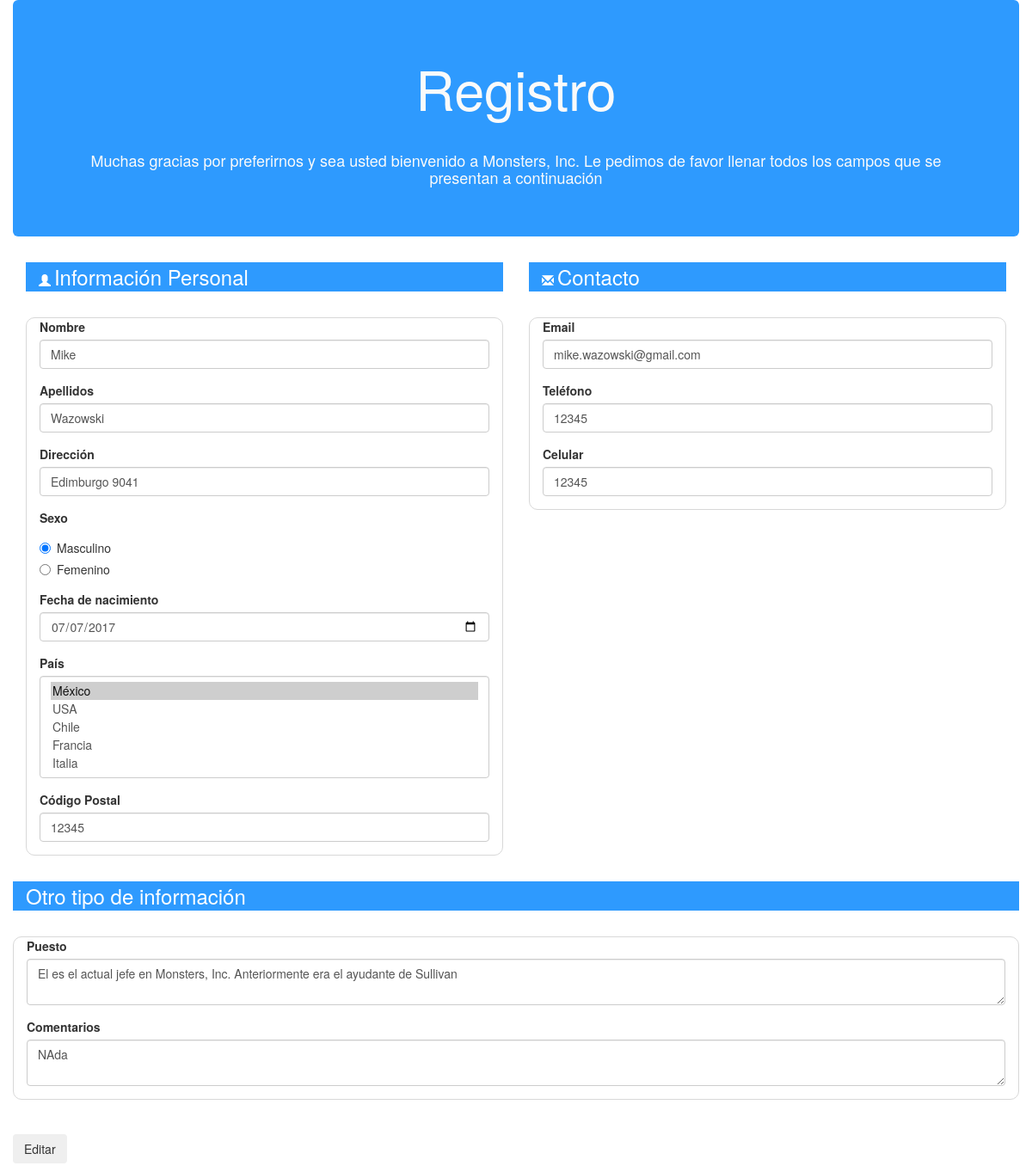
The app's page /SitioCodeIgniter/index.php/welcome/editar/?id=18 (signed in) with its own data.
### tables this page shows
CREATE TABLE `informacion` (
  `nombre` varchar(40) NOT NULL,
  `apellidos` varchar(40) DEFAULT NULL,
  `direccion` varchar(40) DEFAULT NULL,
  `sexo` varchar(40) DEFAULT NULL,
  `fdn` varchar(40) DEFAULT NULL,
  `pais` varchar(40) DEFAULT NULL,
  `cp` varchar(40) DEFAULT NULL,
  `email` varchar(40) DEFAULT NULL,
  `telefono` varchar(40) DEFAULT NULL,
  `celular` varchar(40) DEFAULT NULL,
  `puesto` varchar(200) DEFAULT NULL,
  `comentarios` varchar(200) DEFAULT NULL,
  `id` int(200) NOT NULL
);

### SitioCodeIgniter/application/controllers/Welcome.php (called while the page is built, shortened)
<?php
class Welcome extends CI_Controller {
    public function editar(){
        $id = $this->input->get("id");
        $this->load->model("PerfilModel");
        $perfil = $this->PerfilModel->cargarPerfil($id);
        $this->load->view('editar', $perfil);
    }
}

### SitioCodeIgniter/index.php (called while the page is built, shortened)
<?php
require_once BASEPATH.'core/CodeIgniter.php';

### SitioCodeIgniter/application/models/PerfilModel.php (called while the page is built, shortened)
<?php
class PerfilModel extends CI_Model{
    public function cargarPerfil($id){
        $servername = "localhost";
        $username = "root";
        $password = "";
        $dbname = "monstruos";
        $conn = new mysqli($servername, $username, $password, $dbname);
        $id = $conn->real_escape_string($id);
        $resultado = $conn->query("SELECT nombre, apellidos, sexo, fdn, pais, email, telefono, celular, puesto, comentarios, cp, direccion FROM informacion WHERE id = $id");
        while($fila = $resultado->fetch_row()){
            $resultadoTabla["nombre"] = $fila[0];
            $resultadoTabla["apellidos"] = $fila[1];
            $resultadoTabla["sexo"] = $fila[2];
            $resultadoTabla["fdn"] = $fila[3];
            $resultadoTabla["pais"] = $fila[4];
            $resultadoTabla["email"] = $fila[5];
            $resultadoTabla["telefono"] = $fila[6];
            $resultadoTabla["celular"] = $fila[7];
            $resultadoTabla["puesto"] = $fila[8];
            $resultadoTabla["comentarios"] = $fila[9];
            $resultadoTabla['cp'] = $fila[10];
            $resultadoTabla['direccion'] = $fila[11];
        }
        return $resultadoTabla;
    }
}

### SitioCodeIgniter/application/views/editar.php (the view, shortened to what this page needs)
<!DOCTYPE html>
<html lang="en">
<head>
    <link rel="stylesheet" href="https://maxcdn.bootstrapcdn.com/bootstrap/3.3.7/css/bootstrap.min.css">
    <link rel="stylesheet" href="https://maxcdn.bootstrapcdn.com/bootstrap/3.3.7/css/bootstrap-theme.min.css">
    <link rel="stylesheet" href="<?php echo base_url('assets/css/formulario.css')?>" />
</head>
<body>
    <div class="container">
        <div class="row">
            <div class="jumbotron recuadro">
                <h1>Registro</h1><br>
                <h4>Muchas gracias por preferirnos y sea usted bienvenido a Monsters, Inc. Le pedimos de favor llenar todos los campos que se presentan a continuación</h4>
            </div>
        </div>
    </div>
    <form data-toggle="validator" method="post" action="<?php echo site_url("welcome/editarBD")?>/?id=<?php echo $_GET['id'] ?>">
        <div class="container">
            <div class="row">
                <div class="col-md-6">
                    <div class="col-md-12 informacion">
                        <span class="glyphicon glyphicon-user"></span>
                        <span class="titulos">Información Personal</span>
                    </div>
                </div>
                <div class="col-md-6">
                    <div class="col-md-12 informacion">
                        <span class="glyphicon glyphicon-envelope"></span>
                        <span class="titulos">Contacto</span>
                    </div>
                </div>
            </div>
            <div class="row voffset4">
                <div class="col-md-6">
                    <div class="col-md-12 borde">
                        <div class="form-group">
                            <label>Nombre</label>
                            <input name="nombre" type="text" class="form-control" value="<?php echo $nombre ?>" placeholder="Ejemplo: Pedro" required>
                        </div>
                        <div class="form-group">
                            <label>Apellidos</label>
                            <input name="apellidos" type="text" class="form-control" value="<?php echo $apellidos ?>" placeholder="Ejemplo: Sánchez Torres" required>
                        </div>
                        <div class="form-group">
                            <label>Dirección</label>
                            <input name="direccion" type="text" class="form-control" value="<?php echo $direccion ?>" placeholder="Calle, Número" required>
                        </div>
                        <div class="form-group">
                            <label>Sexo</label>
                            <div class="form-group">
                                <div class="radio">
                                    <label>
                                        <input type="radio" name="sexo" value="Masculino" required <?php if($sexo == "Masculino") {echo 'checked';} ?>>
                                        Masculino
                                      </label>
                                </div>
                                <div class="radio">
                                    <label>
                                        <input type="radio" name="sexo" value="Femenino" required <?php if($sexo == "Femenino") {echo 'checked';} ?>>
                                        Femenino
                                      </label>
                                </div>
                            </div>
                        </div>
                        <div class="form-group">
                            <label>Fecha de nacimiento</label><br>
                            <input name="FDN" type="date" class="form-control" value="<?php echo $fdn ?>" required>
                        </div>
                        <div class="form-group">
                            <label>País</label><br>
                            <select name="Nacionalidad" class="form-control" required size="5" onfocus="USA">
                                <option <?php if($pais == "México"){echo 'selected';} ?>>México</option>
                                <option <?php if($pais == "USA"){echo 'selected';} ?>>USA</option>
                                <option <?php if($pais == "Chile"){echo 'selected';} ?>>Chile</option>
                                <option <?php if($pais == "Francia"){echo 'selected';} ?>>Francia</option>
                                <option <?php if($pais == "Italia"){echo 'selected';} ?>>Italia</option>
                            </select>
                        </div>
                        <div class="form-group">
                            <label>Código Postal</label>
                            <input name="ZIP" type="number" class="form-control" value="<?php echo $cp ?>" required placeholder="26066">
                        </div>
                    </div>
                </div>
                <div class="col-md-6">
                    <div class="col-md-12 borde">
                        <div class="form-group">
                            <label>Email</label>
                            <input name="email" type="email" class="form-control" placeholder="Email" value="<?php echo $email ?>" required>
                        </div>
                        <div class="form-group">
                            <label>Teléfono</label>
                            <input name="tel" type="tel" class="form-control" placeholder="+52 1 XXXXXX" value="<?php echo $telefono ?>" required>
                        </div>
                        <div class="form-group">
                            <label>Celular</label>
                            <input name="Cel" type="tel" class="form-control" placeholder="+52 1 XXXXXX" value="<?php echo $celular ?>" required>
                        </div>
                    </div>
                </div>
            </div>
            <div class="row voffset4">
                <div class="col-md-12 informacion">
                    <span class="titulos">Otro tipo de información</span>
                </div>
            </div>
            <div class="row voffset4">
                <div class="col-md-12 borde">
                    <div class="form-group">
                        <label>Puesto</label>
                        <textarea name="puesto" class="form-control" required placeholder="Describa el puesto que ocupa y lo que realiza"><?php echo $puesto ?></textarea>
                    </div>
                    <div class="form-group">
                        <label>Comentarios</label>
                        <textarea name="extras" class="form-control" placeholder="Comentarios extra que desee agregar (opcional)"><?php echo $comentarios ?></textarea>
                    </div>
                </div>
            </div>
            <div class="row voffset4">
                <div class="checkbox">
                    <input type="submit" class="btn" value="Editar">
                </div>
            </div>
        </div>
    </form>
</body>
</html>

### SitioCodeIgniter/assets/css/formulario.css (style rules this page uses)
.recuadro { background-color: #2E9AFE; text-align: center; color: #FAFAFA; }
.informacion { background-color: #2E9AFE; color: white; }
.borde { border-style: solid; border-radius: 10px; border-width: thin; border-color: #D8D8D8; }
.voffset4 { margin-top: 30px; }
.titulos { font-size: 24px; }

### records on screen
informacion: nombre "Mike", apellidos "Wazowski", direccion "Edimburgo 9041", sexo "☑ Masculino", sexo "☐ Femenino", FDN "07/07/2017", Nacionalidad "México ☑ / USA / Chile / Francia / Italia", ZIP "12345", email "mike.wazowski@gmail.com", tel "12345", Cel "12345", puesto "El es el actual jefe en Monsters, Inc. Anteriormente era el ayudante de Sullivan", extras "NAda"
